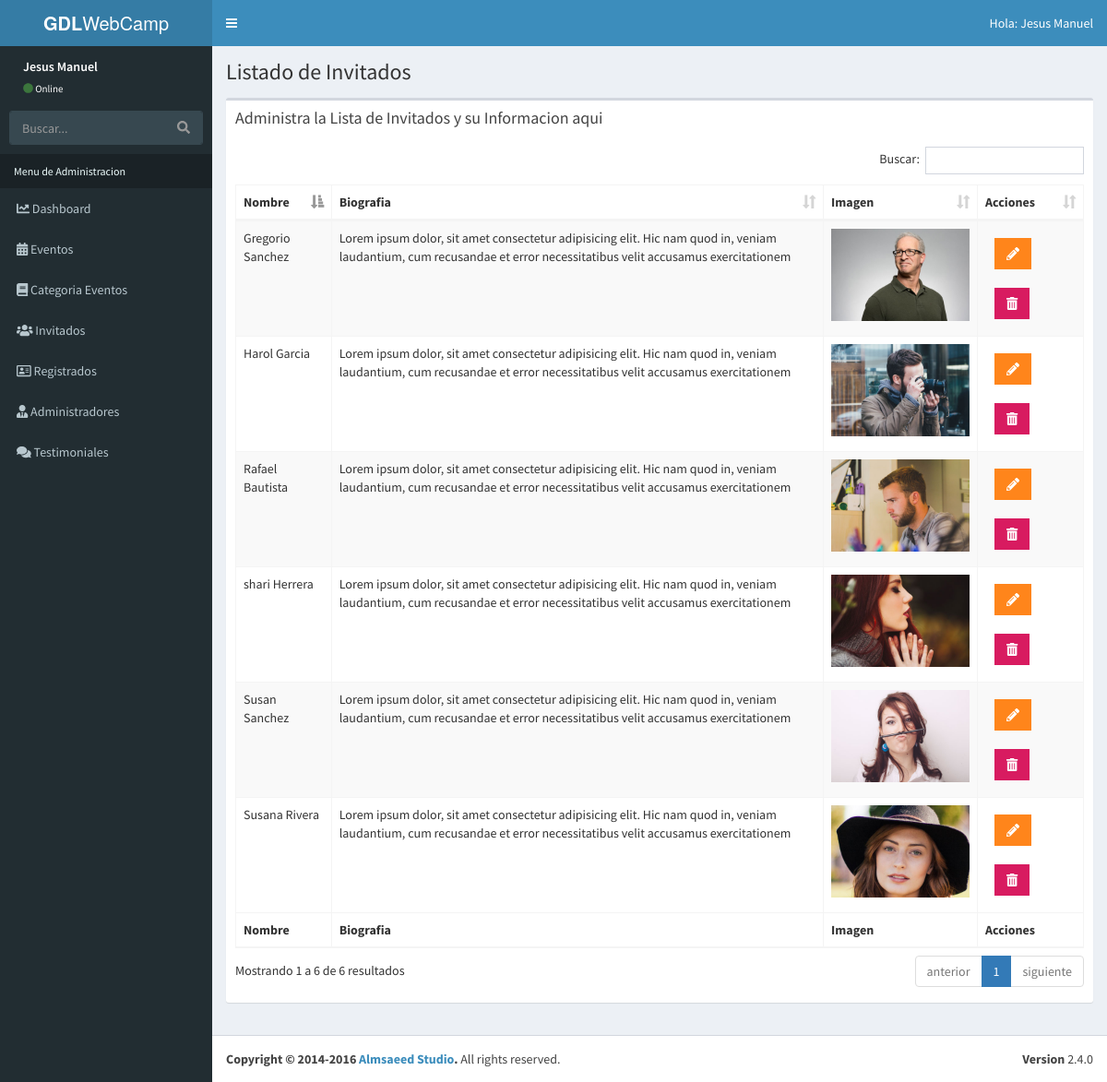
The app's page /admin/lista-invitados.php (signed in) with its own data.
### tables this page shows
CREATE TABLE `invitados` (
  `invitado_id` tinyint(4) NOT NULL,
  `nombre_invitado` varchar(30) NOT NULL,
  `apellido_invitado` varchar(30) NOT NULL,
  `descripcion` text NOT NULL,
  `url_imagen` varchar(50) NOT NULL
);

### admin/lista-invitados.php (the view, shortened to what this page needs)
<?php
      include_once 'funciones/funciones.php';
      include_once 'templates/header.php';
      include_once 'templates/barra.php';
      include_once 'templates/navegacion.php';
?>
  <div class="content-wrapper">
    <section class="content-header">
        <h1>
        Listado de Invitados
        </h1>
    </section>
     <section class="content">
      <div class="row">
        <div class="col-xs-12">
          <div class="box">
            <div class="box-header">
              <h3 class="box-title">Administra la Lista de Invitados y su Informacion aqui</h3>
            </div>
            <div class="box-body">
              <table id="registros" class="table table-bordered table-striped">
                <thead>
                <tr>
                  <th>Nombre</th>
                  <th>Biografia</th>
                  <th>Imagen</th>
                  <th>Acciones</th>
                </tr>
                </thead>
                <tbody>
                <?php
                try {
                  $sql= "SELECT * FROM invitados";
                  $resultado = $conn->query($sql);
                } catch (Exception $e) {
                  $error = $e->getMessage();
                  echo $error;
                }
               while( $invitado = $resultado->fetch_assoc() ) {?>
                      <tr>
                        <td><?php echo $invitado['nombre_invitado'] . " " . $invitado['apellido_invitado']; ?></td>
                        <td><?php echo $invitado['descripcion']; ?></td>
                        <td><img src="../img/invitados/<?php echo $invitado['url_imagen']; ?>" width="150"></td>
                          <td>
                            <a href="editar-invitado.php?id=<?php echo $invitado['invitado_id']?>" class="btn bg-orange btn-flat margin"><i class="fas fa-pencil-alt"></i>
                            </a>
                            <a href="#" data-id="<?php echo $invitado['invitado_id']?>" data-tipo="invitado" class="btn bg-maroon btn-flat margin barrar_registro">
                            <i class="fas fa-trash-alt"></i></a>
                          </td>
                      </tr>
                  <?php } ?>
                </tbody>
                <tfoot>
                <tr>
                  <th>Nombre</th>
                  <th>Biografia</th>
                  <th>Imagen</th>
                  <th>Acciones</th>
                </tr>
                </tfoot>
              </table>
            </div>
          </div>
        </div>
      </div>
    </section>
  </div>
  <?php include_once 'templates/footer.php';
  ?>

### admin/templates/header.php (shortened to what this page needs)
<!DOCTYPE html>
<html>
<head>
  <link rel="stylesheet" href="css/bootstrap.min.css">
  <link rel="stylesheet" href="css/font-awesome.min.css">
  <link rel="stylesheet" href="css/ionicons.min.css">
  <link rel="stylesheet" href="css/dataTables.bootstrap.min.css">
  <link rel="stylesheet" href="css/bootstrap-datepicker.min.css">
  <link rel="stylesheet" href="css/select2.min.css">
  <link rel="stylesheet" href="css/bootstrap-timepicker.min.css">
  <link rel="stylesheet" href="css/fontawesome-iconpicker.min.css">
  <link rel="stylesheet" href="css/morris.css">
  <link rel="stylesheet" href="css/AdminLTE.min.css">
  <link rel="stylesheet" href="css/skins/_all-skins.min.css">
  <link rel="stylesheet" href="css/admin.css">
  <link rel="stylesheet" href="css/icheck.css">
  <link rel="stylesheet" href="css/sweetalert2.min.css">
  <link rel="stylesheet" href="https://use.fontawesome.com/releases/v5.8.1/css/all.css">
</head>

### admin/templates/barra.php (shortened to what this page needs)
<body class="hold-transition skin-blue sidebar-mini">
<div class="wrapper">
  <header class="main-header">
    <a href="../index.php" class="logo">
      <span class="logo-lg"><b>GDL</b>WebCamp</span>
    </a>
    <nav class="navbar navbar-static-top">
      <a href="#" class="sidebar-toggle" data-toggle="push-menu" role="button">
      </a>
      <div class="navbar-custom-menu">
        <ul class="nav navbar-nav">
          <li class="dropdown user user-menu">
            <a href="#" class="dropdown-toggle" data-toggle="dropdown">
              <span class="hidden-xs">Hola: <?php echo $_SESSION['nombre'];?></span>
            </a>
          </li>
        </ul>
      </div>
    </nav>
  </header>

### admin/templates/navegacion.php (shortened to what this page needs)
<aside class="main-sidebar">
    <section class="sidebar">
      <div class="user-panel">
        <div class=" info">
          <p><?php echo $_SESSION['nombre'];?></p>
          <a href="#"><i class="fa fa-circle text-success"></i> Online</a>
        </div>
      </div>
      <form action="#" method="get" class="sidebar-form">
        <div class="input-group">
          <input type="text" name="q" class="form-control" placeholder="Buscar...">
          <span class="input-group-btn">
                <button type="submit" name="search" id="search-btn" class="btn btn-flat"><i class="fa fa-search"></i>
                </button>
              </span>
        </div>
      </form>
      <ul class="sidebar-menu" data-widget="tree">
        <li class="header">Menu de Administracion</li>
        <li class="treeview">
          <a href="#">
          <i class="fas fa-chart-line"></i> <span>Dashboard</span>
          </a>
        </li>
        <li class="treeview">
          <a href="#">
          <i class="fas fa-calendar-alt"></i>
            <span>Eventos</span>
          </a>
        </li>
        <li class="treeview">
          <a href="#">
          <i class="fas fa-book"></i>
            <span>Categoria Eventos</span>
          </a>
        </li>
        <li class="treeview">
          <a href="#">
          <i class="fas fa-users"></i>
            <span>Invitados</span>
          </a>
        </li>
        <li class="treeview">
          <a href="#">
          <i class="far fa-address-card"></i>
            <span>Registrados</span>
          </a>
        </li>
        <?php if($_SESSION['nivel'] == 1): ?>
        <li class="treeview">
          <a href="#">
          <i class="fas fa-user-tie"></i>
            <span>Administradores</span>
          </a>
        </li>
        <?php endif; ?>
        <li class="treeview">
          <a href="#">
          <i class="fas fa-comments"></i>
            <span>Testimoniales</span>
          </a>
        </li>
      </ul>
    </section>
  </aside>

### admin/templates/footer.php (shortened to what this page needs)
<footer class="main-footer">
    <div class="pull-right hidden-xs">
      <b>Version</b> 2.4.0
    </div>
    <strong>Copyright &copy; 2014-2016 <a href="https://adminlte.io">Almsaeed Studio</a>.</strong> All rights
    reserved.
  </footer>
  </div>
</body>
</html>

### admin/css/admin.css (style rules this page uses)
.user-panel { height: 60px; }
.user-panel>.info { position: relative; left: auto; }
.skin-blue .sidebar-menu>li.header { color: azure; }

### records on screen
invitados: nombre_invitado "Rafael", apellido_invitado "Bautista", descripcion "Lorem ipsum dolor, sit amet consectetur adipisicing elit. Hic nam quod in, veniam laudantium, cum recusandae et error necessitatibus velit accusamus exercitationem", url_imagen (picture)
invitados: nombre_invitado "shari", apellido_invitado "Herrera", descripcion "Lorem ipsum dolor, sit amet consectetur adipisicing elit. Hic nam quod in, veniam laudantium, cum recusandae et error necessitatibus velit accusamus exercitationem", url_imagen (picture)
invitados: nombre_invitado "Gregorio", apellido_invitado "Sanchez", descripcion "Lorem ipsum dolor, sit amet consectetur adipisicing elit. Hic nam quod in, veniam laudantium, cum recusandae et error necessitatibus velit accusamus exercitationem", url_imagen (picture)
invitados: nombre_invitado "Susana", apellido_invitado "Rivera", descripcion "Lorem ipsum dolor, sit amet consectetur adipisicing elit. Hic nam quod in, veniam laudantium, cum recusandae et error necessitatibus velit accusamus exercitationem", url_imagen (picture)
invitados: nombre_invitado "Harol", apellido_invitado "Garcia", descripcion "Lorem ipsum dolor, sit amet consectetur adipisicing elit. Hic nam quod in, veniam laudantium, cum recusandae et error necessitatibus velit accusamus exercitationem", url_imagen (picture)
invitados: nombre_invitado "Susan", apellido_invitado "Sanchez", descripcion "Lorem ipsum dolor, sit amet consectetur adipisicing elit. Hic nam quod in, veniam laudantium, cum recusandae et error necessitatibus velit accusamus exercitationem", url_imagen (picture)

### other values on screen
$_SESSION['nombre'] "Jesus Manuel"
